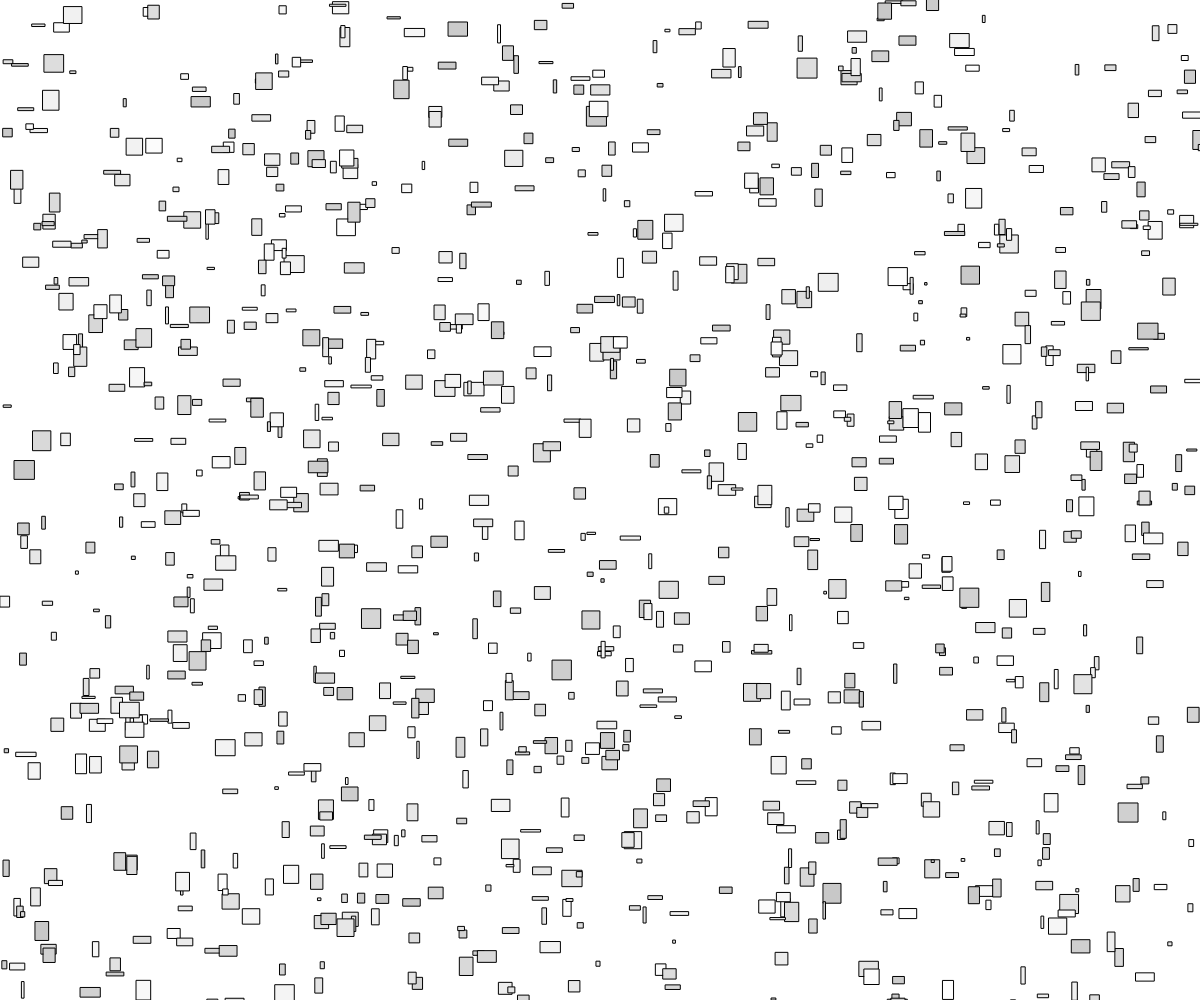
Frame 1 (no input)
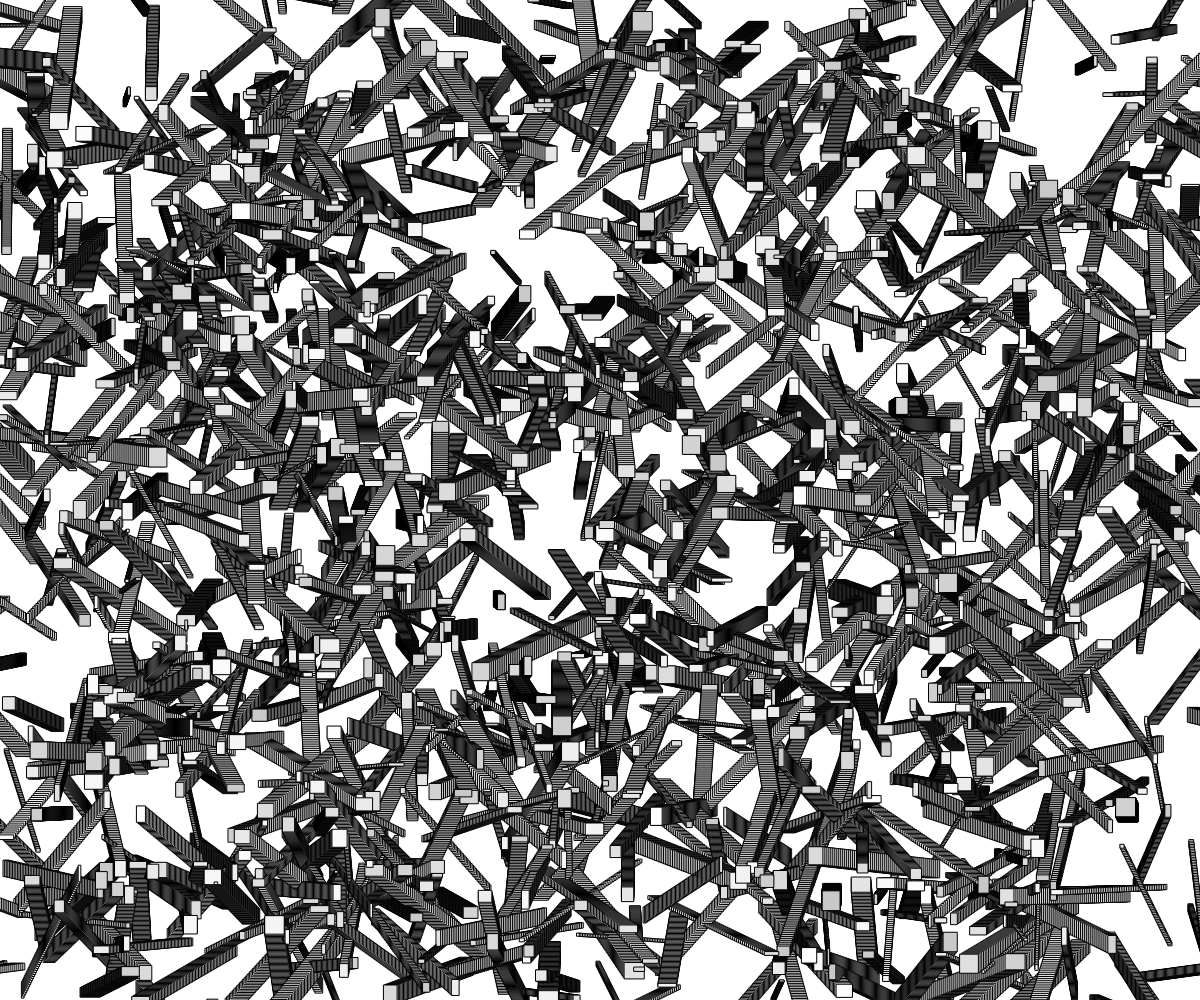
Frame 60 (no input)
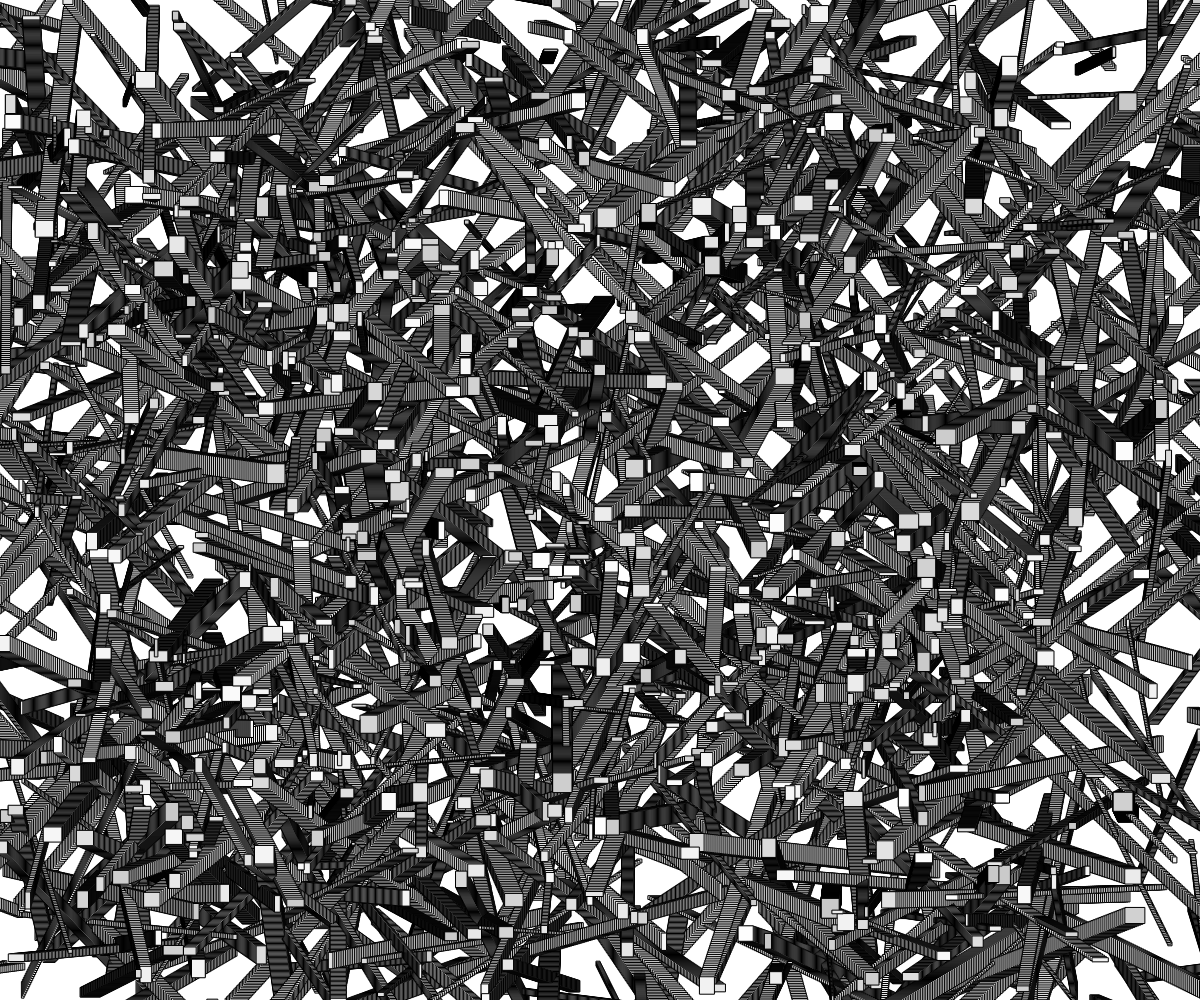
Frame 120 (the mouse pressed at the canvas centre since frame 60)

The p5.js sketch that drew these frames (run headless with seeded random() and noise() and a simulated clock; from frame 60 on, the mouse is pressed at the canvas centre):

// p5.js sketch
// ── sketch.js
var blocks = [];

function Block() {
  this.blockW = random(2, 20);
  this.blockH = random(2, 20);

  this.posX = random(0, width);
  this.posY = random(0, height);

  this.speedX = random(-2, 2);
  this.speedY = random(-2, 2);

  this.r = random(200, 255);
  // this.g = random(0, 255);
  // this.b = random(0, 255);

  this.display = function() {
    fill(this.r, this.r, this.r);
    rect(this.posX, this.posY, this.blockW, this.blockH);
  };

  this.update = function() {
    this.posX += this.speedX;
    this.posY += this.speedY;
  }

  this.run = function() {
    this.update();
    this.display();
  }
}

function setup() {
	console.log("Setup");
	createCanvas(windowWidth, windowHeight);
  for (var i = 0; i < 1000 ; i++) {
    blocks.push(new Block());
  }
}

function draw() {
  for (var i = 0; i < blocks.length; i++) {
    blocks[i].run();
  }
}
